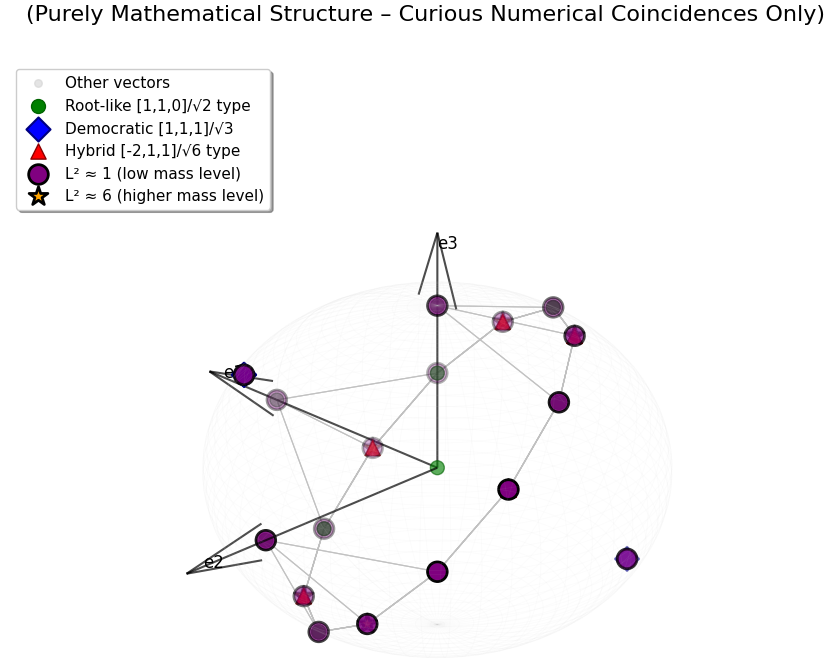

This chart was generated by the following Python code:
import numpy as np
import matplotlib.pyplot as plt
from mpl_toolkits.mplot3d import Axes3D

# ==================== 1. Generate the 44-vector lattice ====================
basis = np.eye(3)
dem = np.array([1, 1, 1]) / np.sqrt(3)
seed = np.vstack([basis, [dem, -dem]])

T_mat = np.array([[0, 0, 1],
                  [1, 0, 0],
                  [0, 1, 0]])

def apply_triality(v):
    return T_mat @ v

unique = set()
for v in seed:
    unique.add(tuple(np.round(v, 12)))

current = seed.tolist()
levels = 15
max_per_level = 200

for level in range(levels):
    new = []
    for v in current:
        v = np.array(v)
        v1 = apply_triality(v)
        v2 = apply_triality(v1)
        new += [v1, v2]
        new.append(v1 - v)
        new.append(v2 - v)
        cross = np.cross(v, v1)
        norm_cross = np.linalg.norm(cross)
        if norm_cross > 1e-10:
            new.append(cross / norm_cross)
    
    for nv in new:
        norm = np.linalg.norm(nv)
        if norm > 1e-10:
            unique.add(tuple(np.round(nv / norm, 10)))  # normalized
        unique.add(tuple(np.round(nv, 10)))  # raw
    
    current = new[:max_per_level]

vectors = np.array([np.array(t) for t in unique])
print(f"Generated vectors: {len(vectors)} (should be ~44)")

# ==================== 2. Classify vectors ====================
democratic = []
root_like = []
hybrid = []
l1_vectors = []  # L² ≈ 1
l6_vectors = []  # L² ≈ 6
others = []

for v in vectors:
    norm_sq = np.round(np.linalg.norm(v)**2, 5)
    
    if np.isclose(norm_sq, 1.0, atol=0.1):
        l1_vectors.append(v)
    elif np.isclose(norm_sq, 6.0, atol=0.1):
        l6_vectors.append(v)
    
    v_abs = np.abs(v)
    v_norm = v / np.linalg.norm(v) if np.linalg.norm(v) > 1e-10 else v
    
    if np.allclose(v_abs, np.abs(dem), atol=0.05):
        democratic.append(v_norm)
    elif np.any(np.abs(v_norm - np.array([0, 1, 1])/np.sqrt(2)) < 0.1) or \
         np.any(np.abs(v_norm - np.array([1, 0, 1])/np.sqrt(2)) < 0.1) or \
         np.any(np.abs(v_norm - np.array([1, 1, 0])/np.sqrt(2)) < 0.1):
        root_like.append(v_norm)
    elif np.any(np.abs(v_norm - np.array([-2, 1, 1])/np.sqrt(6)) < 0.1) or \
         np.any(np.abs(v_norm - np.array([2, -1, 1])/np.sqrt(6)) < 0.1) or \
         np.any(np.abs(v_norm - np.array([1, -2, 1])/np.sqrt(6)) < 0.1):
        hybrid.append(v_norm)
    else:
        others.append(v_norm)

# ==================== 3. Enhanced 3D Visualization ====================
fig = plt.figure(figsize=(16, 12))
fig.patch.set_facecolor('white')
ax = fig.add_subplot(111, projection='3d')
ax.set_facecolor('white')

# Unit sphere background
u, v = np.mgrid[0:2*np.pi:100j, 0:np.pi:100j]
x = np.cos(u) * np.sin(v)
y = np.sin(u) * np.sin(v)
z = np.cos(v)
ax.plot_wireframe(x, y, z, color='lightgray', alpha=0.08, linewidth=0.5)

# Coordinate axes
ax.quiver(0,0,0,1.2,0,0, length=1.2, color='black', alpha=0.7, linewidth=1.5)
ax.quiver(0,0,0,0,1.2,0, length=1.2, color='black', alpha=0.7, linewidth=1.5)
ax.quiver(0,0,0,0,0,1.2, length=1.2, color='black', alpha=0.7, linewidth=1.5)
ax.text(1.35, 0, 0, "e1", color='black', fontsize=12)
ax.text(0, 1.35, 0, "e2", color='black', fontsize=12)
ax.text(0, 0, 1.35, "e3", color='black', fontsize=12)

# Plot vectors by class
if others:
    others_arr = np.array(others)
    ax.scatter(others_arr[:,0], others_arr[:,1], others_arr[:,2], c='lightgray', s=30, alpha=0.6, label='Other vectors')

if root_like:
    rl_arr = np.array(root_like)
    ax.scatter(rl_arr[:,0], rl_arr[:,1], rl_arr[:,2], c='green', s=100, marker='o', edgecolors='darkgreen', linewidth=1, label='Root-like [1,1,0]/√2 type')

if democratic:
    dem_arr = np.array(democratic)
    ax.scatter(dem_arr[:,0], dem_arr[:,1], dem_arr[:,2], c='blue', s=150, marker='D', edgecolors='navy', linewidth=1.5, label='Democratic [1,1,1]/√3')

if hybrid:
    hy_arr = np.array(hybrid)
    ax.scatter(hy_arr[:,0], hy_arr[:,1], hy_arr[:,2], c='red', s=120, marker='^', edgecolors='darkred', linewidth=1, label='Hybrid [-2,1,1]/√6 type')

if l1_vectors:
    l1_arr = np.array([v / np.linalg.norm(v) for v in l1_vectors])
    ax.scatter(l1_arr[:,0], l1_arr[:,1], l1_arr[:,2], c='purple', s=200, marker='o', edgecolors='black', linewidth=2, label='L² ≈ 1 (low mass level)')

if l6_vectors:
    l6_arr = np.array([v / np.linalg.norm(v) for v in l6_vectors])
    ax.scatter(l6_arr[:,0], l6_arr[:,1], l6_arr[:,2], c='orange', s=200, marker='*', edgecolors='black', linewidth=2, label='L² ≈ 6 (higher mass level)')

# Connect nearest neighbors for crystal structure
all_normed = np.array([v / np.linalg.norm(v) if np.linalg.norm(v) > 1e-10 else v for v in vectors])
for i in range(len(all_normed)):
    for j in range(i+1, len(all_normed)):
        dist = np.linalg.norm(all_normed[i] - all_normed[j])
        if dist < 0.8:  # Tighter threshold for clearer lattice
            ax.plot([all_normed[i][0], all_normed[j][0]],
                    [all_normed[i][1], all_normed[j][1]],
                    [all_normed[i][2], all_normed[j][2]],
                    color='silver', linewidth=0.8, alpha=0.7)

ax.set_title('Emergent 44-Vector Crystal Lattice from Z₃ Triality\n'
             '(Purely Mathematical Structure – Curious Numerical Coincidences Only)', 
             fontsize=16, pad=30)

ax.legend(loc='upper left', bbox_to_anchor=(0, 1), fontsize=11, frameon=True, fancybox=True, shadow=True)

ax.view_init(elev=25, azim=135)
ax.set_axis_off()

plt.tight_layout()
plt.show()
